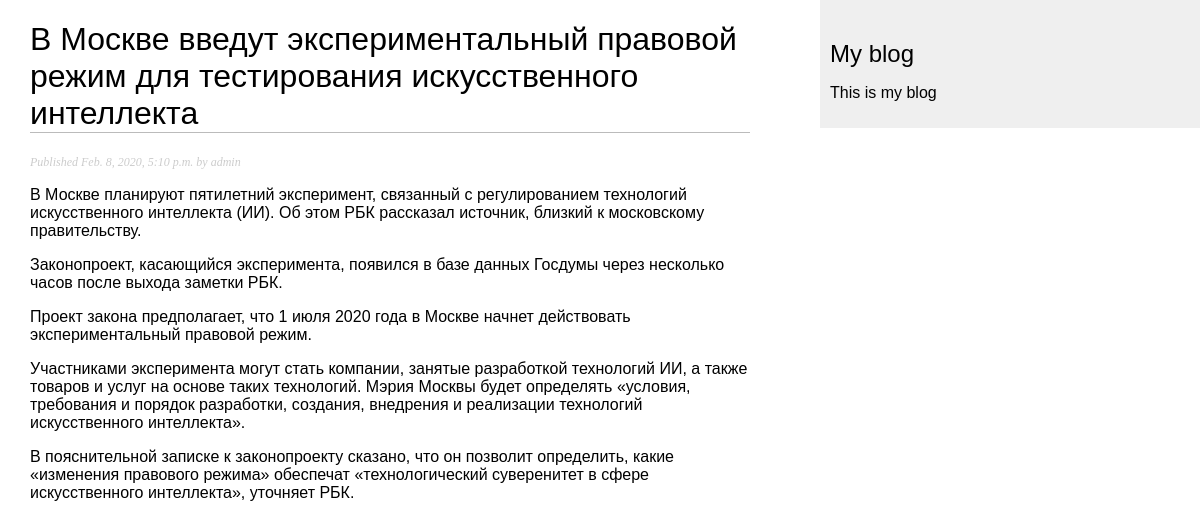
The page /blog/2020/2/8/v-moskve-vvedut-eksperimentalnyj-pravovoj-rezhim-dlya-testirovaniya-iskusstvennogo-intellekta/ on the database its author committed.
### blog/models.py (models this page shows, shortened)
class Post(models.Model):
    STATUS_CHOICES = (
        ('draft', 'Draft'),
        ('published', 'Published'),
    )
    title = models.CharField(max_length=250)
    slug = models.SlugField(max_length=250,
                            unique_for_date='publish')
    author = models.ForeignKey(User,
                               on_delete=models.CASCADE,
                               related_name='blog_posts')
    body = models.TextField()
    publish = models.DateTimeField(default=timezone.now)
    created = models.DateTimeField(auto_now_add=True)
    updated = models.DateTimeField(auto_now=True)
    status = models.CharField(max_length=10,
                              choices=STATUS_CHOICES,
                              default='draft')
    objects = models.Manager()
    published = PublishedManager()
    class Meta:
        ordering = ('-publish',)

### blog/views.py (the view)
def post_detail(request, year, month, day, post):
	post = get_object_or_404(Post, slug = post,
									status = 'published',
									publish__year = year,
									publish__month = month,
									publish__day = day)
	return render(request, 'blog/post/detail.html', {'post':post})

### blog/templates/blog/post/detail.html (shortened to what this page needs)
{% extends "blog/base.html" %}
{% block content %}
	<h1>{{ post.title }}</h1>
	<p class="date">Published {{ post.publish }} by {{ post.author }}</p>
	{{ post.body|linebreaks }}
{% endblock %}

### blog/static/css/blog.css (style rules this page uses)
body { margin: 0; padding: 0; font-family: helvetica; }
h1 { font-weight: normal; border-bottom: 1px solid #bbb; }
p.date { color: #ccc; font-family: georiga; font-size: 12px; font-style: italic; }

### rows shown on the page
Post: title "В Москве введут экспериментальный правовой режим для тестирования искусственного интеллекта", publish "Feb. 8, 2020, 5:10 p.m.", author "admin", body "В Москве планируют пятилетний эксперимент, связанный с регулированием технологий искусственного интеллекта (ИИ). Об этом РБК рассказал источник, близкий к московскому правительству. Законопроект, касающийся эксперимента, появился в базе данных Госдумы через несколько часов после выхода заметки РБК. Проект закона предполагает, что 1 июля 2020 года в Москве начнет действовать экспериментальный правовой режим. Участниками эксперимента могут стать компании, занятые разработкой технологий ИИ, а также товаров и услуг на основе таких технологий. Мэрия Москвы будет определять «условия, требования и порядок разработки, создания, внедрения и реализации технологий искусственного интеллекта». В…"
